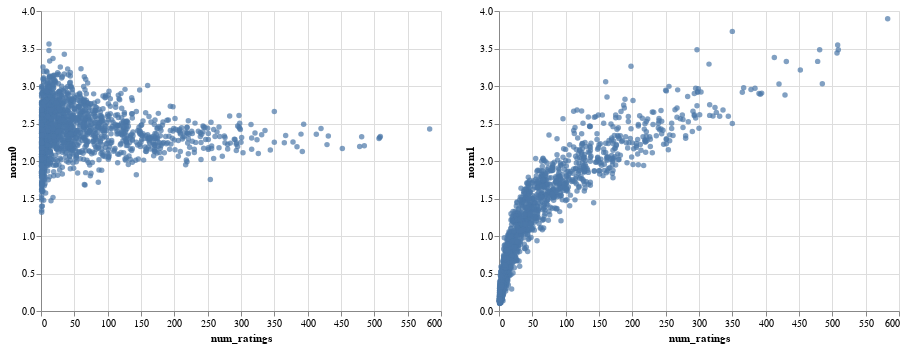

The notebook cell saved with this chart:
### Markdown cell above
Here we compare the embedding norms for `model` and `reg_model`. Selecting a subset of the embeddings will highlight them on both charts simultaneously.

### Code cell
movie_embedding_norm([model, reg_model])

### Figure 1 — Vega-Lite specification as saved in the notebook (floating-point values rounded to 4 significant figures; data arrays with more than 128 entries replaced by an {"elided": "..."} marker saying what was removed)
{"config": {"view": {"continuousWidth": 400, "continuousHeight": 300}}, "hconcat": [{"layer": [{"mark": "circle", "encoding": {"color": {"condition": {"value": "#4c78a8", "selection": "selector019"}, "value": "lightgray"}, "x": {"type": "quantitative", "field": "num_ratings"}, "y": {"type": "quantitative", "field": "norm0"}}, "selection": {"selector020": {"type": "single", "encodings": ["x", "y"], "on": "mouseover", "nearest": true, "empty": "none"}, "selector019": {"type": "interval"}}}, {"mark": {"type": "text", "align": "center", "dx": 5, "dy": -5}, "encoding": {"text": {"condition": {"type": "nominal", "field": "title", "selection": "selector020"}, "value": ""}, "x": {"type": "quantitative", "field": "num_ratings"}, "y": {"type": "quantitative", "field": "norm0"}}}]}, {"layer": [{"mark": "circle", "encoding": {"color": {"condition": {"value": "#4c78a8", "selection": "selector019"}, "value": "lightgray"}, "x": {"type": "quantitative", "field": "num_ratings"}, "y": {"type": "quantitative", "field": "norm1"}}, "selection": {"selector021": {"type": "single", "encodings": ["x", "y"], "on": "mouseover", "nearest": true, "empty": "none"}, "selector019": {"type": "interval"}}}, {"mark": {"type": "text", "align": "center", "dx": 5, "dy": -5}, "encoding": {"text": {"condition": {"type": "nominal", "field": "title", "selection": "selector021"}, "value": ""}, "x": {"type": "quantitative", "field": "num_ratings"}, "y": {"type": "quantitative", "field": "norm1"}}}]}], "data": {"name": "data-0b4fc36ce05e814a91fd94313ee3c17a"}, "$schema": "https://vega.github.io/schema/vega-lite/v4.8.1.json", "datasets": {"data-0b4fc36ce05e814a91fd94313ee3c17a": {"elided": "1682 records"}}}
